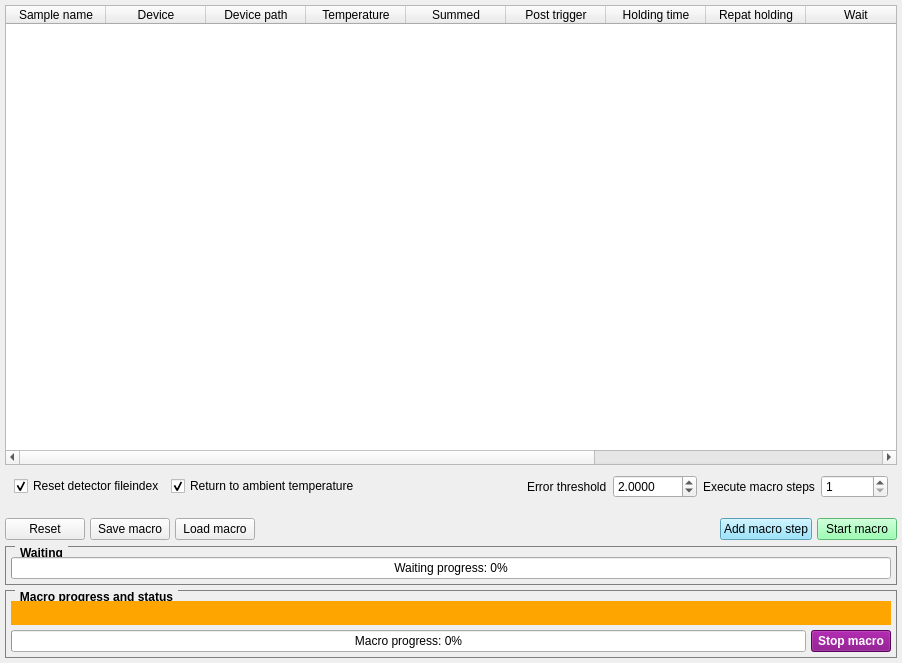
<?xml version="1.0" encoding="UTF-8"?>
<ui version="4.0">
 <class>Form</class>
 <widget class="QWidget" name="Form">
  <property name="geometry">
   <rect>
    <x>0</x>
    <y>0</y>
    <width>902</width>
    <height>663</height>
   </rect>
  </property>
  <property name="windowTitle">
   <string>Macro</string>
  </property>
  <layout class="QGridLayout" name="gridLayout">
   <property name="margin">
    <number>5</number>
   </property>
   <property name="spacing">
    <number>5</number>
   </property>
   <item row="4" column="0">
    <widget class="QWidget" name="macro_main_controls" native="true">
     <layout class="QGridLayout" name="gridLayout_4" rowstretch="0">
      <property name="leftMargin">
       <number>0</number>
      </property>
      <property name="topMargin">
       <number>5</number>
      </property>
      <property name="rightMargin">
       <number>0</number>
      </property>
      <property name="bottomMargin">
       <number>0</number>
      </property>
      <property name="horizontalSpacing">
       <number>5</number>
      </property>
      <property name="verticalSpacing">
       <number>0</number>
      </property>
      <item row="0" column="1">
       <widget class="QPushButton" name="button_save_macro">
        <property name="text">
         <string>Save macro</string>
        </property>
       </widget>
      </item>
      <item row="0" column="2">
       <widget class="QPushButton" name="button_load_macro">
        <property name="text">
         <string>Load macro</string>
        </property>
       </widget>
      </item>
      <item row="0" column="3">
       <spacer name="horizontalSpacer_2">
        <property name="orientation">
         <enum>Qt::Horizontal</enum>
        </property>
        <property name="sizeHint" stdset="0">
         <size>
          <width>255</width>
          <height>24</height>
         </size>
        </property>
       </spacer>
      </item>
      <item row="0" column="4">
       <widget class="QPushButton" name="button_add_macro">
        <property name="styleSheet">
         <string notr="true">QPushButton{background:#80DFFF}
QPushButton:disabled{ background:silver;color:grey }</string>
        </property>
        <property name="text">
         <string>Add macro step</string>
        </property>
        <property name="autoDefault">
         <bool>false</bool>
        </property>
        <property name="default">
         <bool>false</bool>
        </property>
        <property name="flat">
         <bool>false</bool>
        </property>
       </widget>
      </item>
      <item row="0" column="5">
       <widget class="QPushButton" name="button_run_macros">
        <property name="styleSheet">
         <string notr="true">QPushButton{background:#80FF9F}
QPushButton:disabled{ background:silver;color:grey }</string>
        </property>
        <property name="text">
         <string>Start macro</string>
        </property>
       </widget>
      </item>
      <item row="0" column="0">
       <widget class="QPushButton" name="button_macro_reset">
        <property name="text">
         <string>Reset</string>
        </property>
       </widget>
      </item>
     </layout>
    </widget>
   </item>
   <item row="6" column="0">
    <widget class="QGroupBox" name="macro_wait_controls">
     <property name="styleSheet">
      <string notr="true">QGroupBox {
    border: 1px solid gray;
    margin-top: 0.5em;
 font-weight:bold
}

QGroupBox::title {
    subcontrol-origin: margin;
    left: 10px;
    padding: 0 3px 0 3px;
 font-weight:bold
   
}</string>
     </property>
     <property name="title">
      <string>Waiting</string>
     </property>
     <layout class="QGridLayout" name="gridLayout_9">
      <property name="leftMargin">
       <number>5</number>
      </property>
      <property name="topMargin">
       <number>10</number>
      </property>
      <property name="rightMargin">
       <number>5</number>
      </property>
      <property name="bottomMargin">
       <number>5</number>
      </property>
      <property name="spacing">
       <number>5</number>
      </property>
      <item row="0" column="0">
       <widget class="QProgressBar" name="macro_waiting_progressbar">
        <property name="value">
         <number>0</number>
        </property>
        <property name="format">
         <string>Waiting progress: %p%</string>
        </property>
       </widget>
      </item>
     </layout>
    </widget>
   </item>
   <item row="7" column="0">
    <widget class="QGroupBox" name="macro_steps_controls">
     <property name="enabled">
      <bool>true</bool>
     </property>
     <property name="styleSheet">
      <string notr="true">QGroupBox {
    border: 1px solid gray;
    margin-top: 0.5em;
 font-weight:bold
}

QGroupBox::title {
    subcontrol-origin: margin;
    left: 10px;
    padding: 0 3px 0 3px;
 font-weight:bold
   
}</string>
     </property>
     <property name="title">
      <string>Macro progress and status</string>
     </property>
     <layout class="QGridLayout" name="gridLayout_6">
      <property name="leftMargin">
       <number>5</number>
      </property>
      <property name="topMargin">
       <number>10</number>
      </property>
      <property name="rightMargin">
       <number>5</number>
      </property>
      <property name="bottomMargin">
       <number>5</number>
      </property>
      <property name="spacing">
       <number>5</number>
      </property>
      <item row="0" column="0" colspan="2">
       <widget class="QLabel" name="current_operation_status">
        <property name="styleSheet">
         <string notr="true">background:orange;padding:5</string>
        </property>
        <property name="text">
         <string/>
        </property>
       </widget>
      </item>
      <item row="1" column="0" colspan="2">
       <layout class="QHBoxLayout" name="horizontalLayout_3">
        <item>
         <widget class="QProgressBar" name="macro_progressbar">
          <property name="value">
           <number>0</number>
          </property>
          <property name="format">
           <string>Macro progress: %p%</string>
          </property>
         </widget>
        </item>
        <item>
         <widget class="QPushButton" name="input_macro_halt">
          <property name="styleSheet">
           <string notr="true">QPushButton{background:purple;font-weight:bold;color:#fff;}
QPushButton:disabled{ background:silver;color:grey }</string>
          </property>
          <property name="text">
           <string>Stop macro</string>
          </property>
         </widget>
        </item>
       </layout>
      </item>
     </layout>
    </widget>
   </item>
   <item row="2" column="0">
    <widget class="QWidget" name="repaet_macro_layout" native="true">
     <layout class="QGridLayout" name="gridLayout_8">
      <property name="sizeConstraint">
       <enum>QLayout::SetNoConstraint</enum>
      </property>
      <property name="topMargin">
       <number>5</number>
      </property>
      <item row="0" column="2">
       <spacer name="horizontalSpacer_3">
        <property name="orientation">
         <enum>Qt::Horizontal</enum>
        </property>
        <property name="sizeHint" stdset="0">
         <size>
          <width>40</width>
          <height>20</height>
         </size>
        </property>
       </spacer>
      </item>
      <item row="0" column="5">
       <widget class="QLabel" name="label_8">
        <property name="sizePolicy">
         <sizepolicy hsizetype="Preferred" vsizetype="Preferred">
          <horstretch>0</horstretch>
          <verstretch>0</verstretch>
         </sizepolicy>
        </property>
        <property name="text">
         <string>Execute macro steps</string>
        </property>
       </widget>
      </item>
      <item row="0" column="6">
       <widget class="QSpinBox" name="repeat_macro">
        <property name="minimum">
         <number>1</number>
        </property>
        <property name="maximum">
         <number>999999999</number>
        </property>
       </widget>
      </item>
      <item row="0" column="3">
       <widget class="QLabel" name="label">
        <property name="text">
         <string>Error threshold</string>
        </property>
       </widget>
      </item>
      <item row="0" column="4">
       <widget class="QDoubleSpinBox" name="error_threshold">
        <property name="decimals">
         <number>4</number>
        </property>
        <property name="maximum">
         <double>1000.000000000000000</double>
        </property>
        <property name="value">
         <double>2.000000000000000</double>
        </property>
       </widget>
      </item>
      <item row="0" column="0">
       <widget class="QCheckBox" name="macro_reset_fileindex">
        <property name="text">
         <string>Reset detector fileindex</string>
        </property>
        <property name="checked">
         <bool>true</bool>
        </property>
       </widget>
      </item>
      <item row="0" column="1">
       <widget class="QCheckBox" name="macro_return_to_ambient">
        <property name="text">
         <string>Return to ambient temperature</string>
        </property>
        <property name="checked">
         <bool>true</bool>
        </property>
       </widget>
      </item>
     </layout>
    </widget>
   </item>
   <item row="1" column="0">
    <widget class="QWidget" name="widget_select" native="true">
     <layout class="QGridLayout" name="gridLayout_2">
      <property name="margin">
       <number>0</number>
      </property>
      <property name="spacing">
       <number>0</number>
      </property>
      <item row="0" column="0">
       <widget class="QWidget" name="macro_controls_loop" native="true">
        <property name="enabled">
         <bool>true</bool>
        </property>
        <property name="styleSheet">
         <string notr="true">b</string>
        </property>
        <layout class="QGridLayout" name="loop_macro_controls">
         <property name="horizontalSpacing">
          <number>0</number>
         </property>
         <property name="margin">
          <number>0</number>
         </property>
        </layout>
       </widget>
      </item>
      <item row="2" column="0">
       <widget class="QTableWidget" name="table">
        <property name="enabled">
         <bool>true</bool>
        </property>
        <property name="editTriggers">
         <set>QAbstractItemView::DoubleClicked</set>
        </property>
        <property name="showGrid">
         <bool>true</bool>
        </property>
        <property name="gridStyle">
         <enum>Qt::SolidLine</enum>
        </property>
        <attribute name="horizontalHeaderCascadingSectionResizes">
         <bool>true</bool>
        </attribute>
        <attribute name="horizontalHeaderStretchLastSection">
         <bool>true</bool>
        </attribute>
        <attribute name="verticalHeaderCascadingSectionResizes">
         <bool>true</bool>
        </attribute>
        <attribute name="verticalHeaderStretchLastSection">
         <bool>false</bool>
        </attribute>
        <attribute name="horizontalHeaderStretchLastSection">
         <bool>true</bool>
        </attribute>
        <attribute name="horizontalHeaderCascadingSectionResizes">
         <bool>true</bool>
        </attribute>
        <attribute name="verticalHeaderCascadingSectionResizes">
         <bool>true</bool>
        </attribute>
        <attribute name="verticalHeaderStretchLastSection">
         <bool>false</bool>
        </attribute>
        <column>
         <property name="text">
          <string>Sample name</string>
         </property>
        </column>
        <column>
         <property name="text">
          <string>Device</string>
         </property>
        </column>
        <column>
         <property name="text">
          <string>Device path</string>
         </property>
        </column>
        <column>
         <property name="text">
          <string>Temperature</string>
         </property>
        </column>
        <column>
         <property name="text">
          <string>Summed</string>
         </property>
        </column>
        <column>
         <property name="text">
          <string>Post trigger</string>
         </property>
        </column>
        <column>
         <property name="text">
          <string>Holding time</string>
         </property>
        </column>
        <column>
         <property name="text">
          <string>Repat holding</string>
         </property>
        </column>
        <column>
         <property name="text">
          <string>Wait</string>
         </property>
        </column>
        <column>
         <property name="text">
          <string>Comment</string>
         </property>
        </column>
        <column>
         <property name="text">
          <string>Dark</string>
         </property>
        </column>
        <column>
         <property name="text">
          <string>Action</string>
         </property>
        </column>
       </widget>
      </item>
     </layout>
    </widget>
   </item>
   <item row="5" column="0">
    <layout class="QGridLayout" name="status_plot"/>
   </item>
  </layout>
 </widget>
 <resources/>
 <connections>
  <connection>
   <sender>button_macro_reset</sender>
   <signal>clicked()</signal>
   <receiver>Form</receiver>
   <slot>action_reset_macro()</slot>
   <hints>
    <hint type="sourcelabel">
     <x>49</x>
     <y>529</y>
    </hint>
    <hint type="destinationlabel">
     <x>2</x>
     <y>486</y>
    </hint>
   </hints>
  </connection>
  <connection>
   <sender>button_save_macro</sender>
   <signal>clicked()</signal>
   <receiver>Form</receiver>
   <slot>action_save_macro()</slot>
   <hints>
    <hint type="sourcelabel">
     <x>184</x>
     <y>529</y>
    </hint>
    <hint type="destinationlabel">
     <x>131</x>
     <y>486</y>
    </hint>
   </hints>
  </connection>
  <connection>
   <sender>button_load_macro</sender>
   <signal>clicked()</signal>
   <receiver>Form</receiver>
   <slot>action_load_macro()</slot>
   <hints>
    <hint type="sourcelabel">
     <x>278</x>
     <y>529</y>
    </hint>
    <hint type="destinationlabel">
     <x>255</x>
     <y>486</y>
    </hint>
   </hints>
  </connection>
  <connection>
   <sender>Form</sender>
   <signal>created()</signal>
   <receiver>macro_steps_controls</receiver>
   <slot>hide()</slot>
   <hints>
    <hint type="sourcelabel">
     <x>513</x>
     <y>4</y>
    </hint>
    <hint type="destinationlabel">
     <x>318</x>
     <y>676</y>
    </hint>
   </hints>
  </connection>
  <connection>
   <sender>Form</sender>
   <signal>created()</signal>
   <receiver>macro_wait_controls</receiver>
   <slot>hide()</slot>
   <hints>
    <hint type="sourcelabel">
     <x>668</x>
     <y>2</y>
    </hint>
    <hint type="destinationlabel">
     <x>681</x>
     <y>585</y>
    </hint>
   </hints>
  </connection>
  <connection>
   <sender>input_macro_halt</sender>
   <signal>clicked()</signal>
   <receiver>Form</receiver>
   <slot>action_halt_macro()</slot>
   <hints>
    <hint type="sourcelabel">
     <x>1121</x>
     <y>663</y>
    </hint>
    <hint type="destinationlabel">
     <x>865</x>
     <y>693</y>
    </hint>
   </hints>
  </connection>
  <connection>
   <sender>button_add_macro</sender>
   <signal>clicked()</signal>
   <receiver>Form</receiver>
   <slot>action_open_dialog_add_macro()</slot>
   <hints>
    <hint type="sourcelabel">
     <x>989</x>
     <y>518</y>
    </hint>
    <hint type="destinationlabel">
     <x>754</x>
     <y>466</y>
    </hint>
   </hints>
  </connection>
  <connection>
   <sender>button_run_macros</sender>
   <signal>clicked()</signal>
   <receiver>Form</receiver>
   <slot>action_start_macro()</slot>
   <hints>
    <hint type="sourcelabel">
     <x>1131</x>
     <y>534</y>
    </hint>
    <hint type="destinationlabel">
     <x>456</x>
     <y>467</y>
    </hint>
   </hints>
  </connection>
  <connection>
   <sender>table</sender>
   <signal>itemChanged(QTableWidgetItem*)</signal>
   <receiver>Form</receiver>
   <slot>action_macro_edited()</slot>
   <hints>
    <hint type="sourcelabel">
     <x>373</x>
     <y>69</y>
    </hint>
    <hint type="destinationlabel">
     <x>341</x>
     <y>3</y>
    </hint>
   </hints>
  </connection>
 </connections>
 <slots>
  <signal>created()</signal>
  <slot>action_macro_edited()</slot>
  <slot>action_macro_type_changed()</slot>
  <slot>action_reset_macro()</slot>
  <slot>action_halt_macro()</slot>
  <slot>action_start_macro()</slot>
  <slot>action_save_macro()</slot>
  <slot>action_load_macro()</slot>
  <slot>action_add_macro()</slot>
  <slot>action_halt_all_devices()</slot>
  <slot>action_open_dialog_add_macro()</slot>
 </slots>
</ui>
